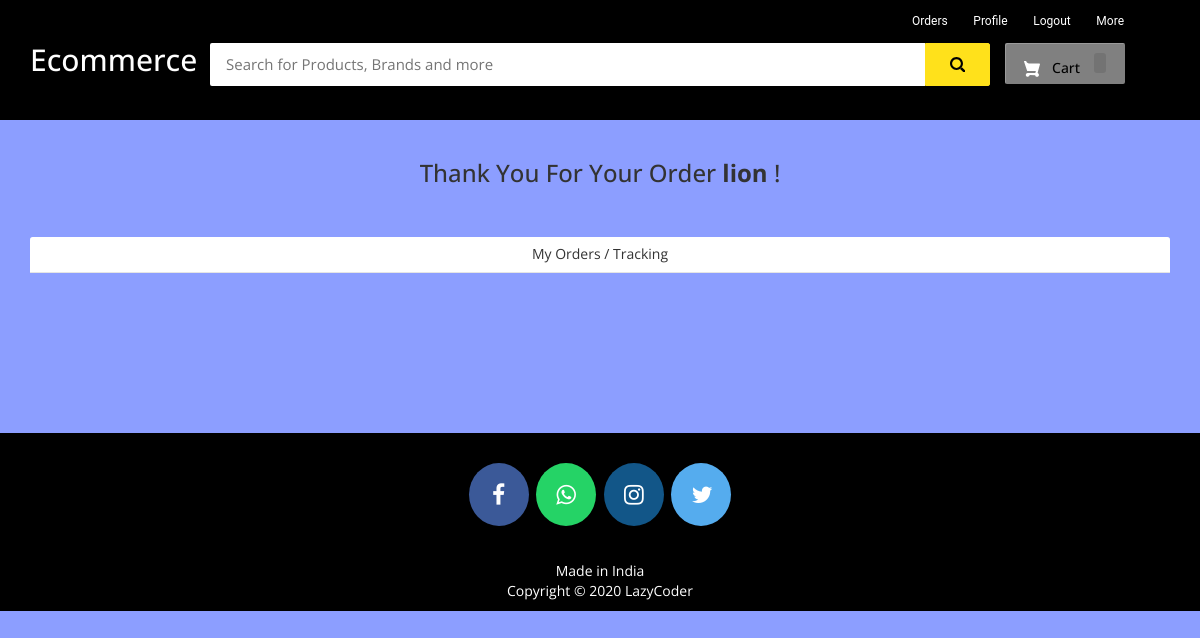
/my-order (signed in), run on an earlier commit of the app's database.
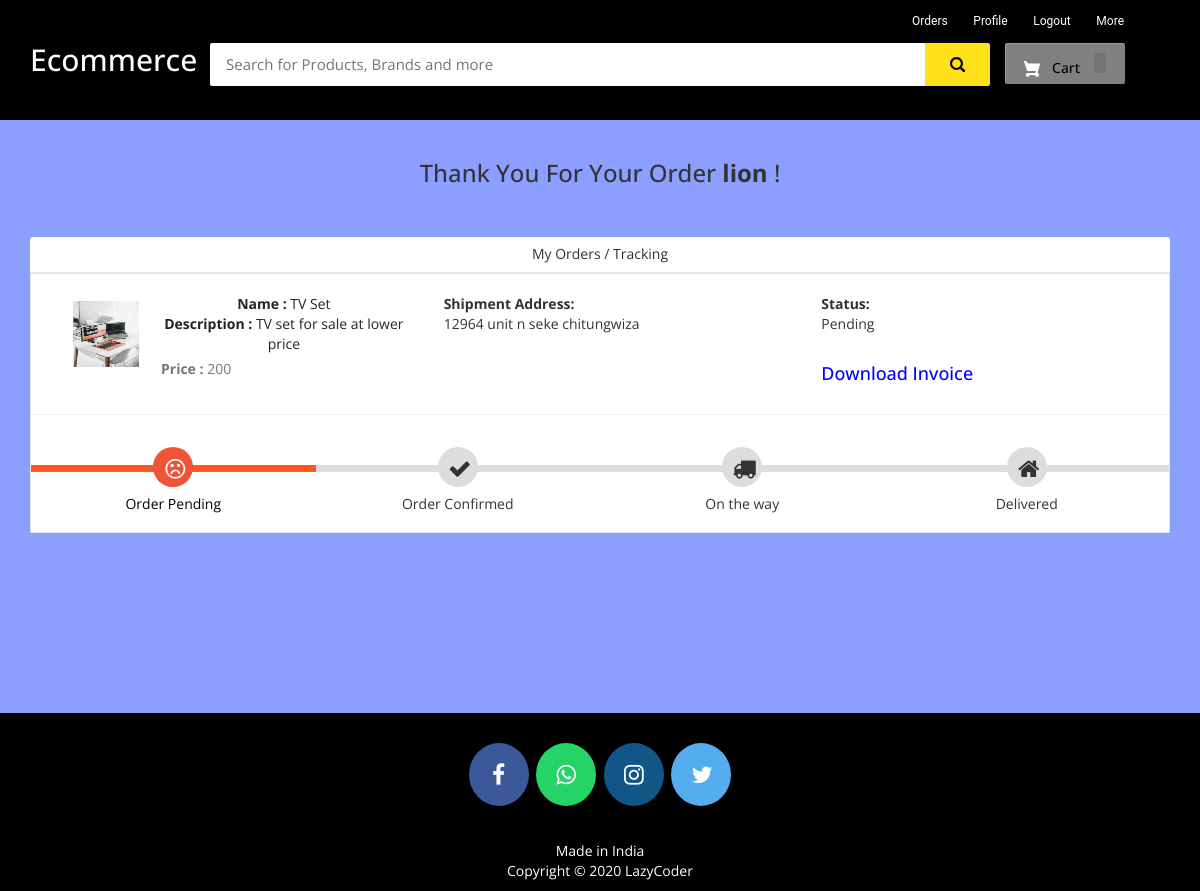
And on a later commit of the database.
### ecom/models.py (models this page shows, shortened)
class Product(models.Model):
    name=models.CharField(max_length=40)
    product_image= models.ImageField(upload_to='product_image/',null=True,blank=True)
    price = models.PositiveIntegerField()
    description=models.CharField(max_length=40)

class Orders(models.Model):
    STATUS =(
        ('Pending','Pending'),
        ('Order Confirmed','Order Confirmed'),
        ('Out for Delivery','Out for Delivery'),
        ('Delivered','Delivered'),
    )
    customer=models.ForeignKey('Customer', on_delete=models.CASCADE,null=True)
    product=models.ForeignKey('Product',on_delete=models.CASCADE,null=True)
    email = models.CharField(max_length=50,null=True)
    address = models.CharField(max_length=500,null=True)
    mobile = models.CharField(max_length=20,null=True)
    order_date= models.DateField(auto_now_add=True,null=True)
    status=models.CharField(max_length=50,null=True,choices=STATUS)

### ecom/views.py (the view)
# urls.py: path('my-order', views.my_order_view,name='my-order'),
@login_required(login_url='customerlogin')
@user_passes_test(is_customer)
def my_order_view(request):
    customer=models.Customer.objects.get(user_id=request.user.id)
    orders=models.Orders.objects.all().filter(customer_id = customer)
    ordered_products=[]
    for order in orders:
        ordered_product=models.Product.objects.all().filter(id=order.product.id)
        ordered_products.append(ordered_product)
    return render(request,'ecom/my_order.html',{'data':zip(ordered_products,orders)})

### ecom/views.py (called while the page is built)
def is_customer(user):
    return user.groups.filter(name='CUSTOMER').exists()

### templates/ecom/my_order.html (shortened to what this page needs)
{% extends 'ecom/customer_base.html' %}
{% load static %}
{% block content %}
<br>
<h3 style="text-align:center;">Thank You For Your Order  <strong>{{request.user}}</strong> !</h3> <br><br>
<div class="container">
    <header class="card-header" style="text-align:center;"> My Orders / Tracking </header>
    {% for products,order in data %}
    <article class="card">
        <div class="card-body">
            <ul class="row" style="margin-left:20px;margin-top:20px;">
                <li class="col-md-4">
                  <figure class="itemside mb-3">
                    {%for product in products%}
                      <div class="aside"><img src="{% static product.product_image.url %}" class="img-sm border"></div>
                      <figcaption class="info align-self-center">
                          <p class="title"><strong>Name : </strong>{{product.name}} <br> <strong>Description : </strong>{{product.description}}</p> <span class="text-muted"><strong>Price : </strong>{{product.price}} </span>
                      </figcaption>
                  </figure>
                </li>
                <li class="col-md-4">
                    <div class="col"> <strong>Shipment Address:</strong> <br> {{order.address}}</div>
                </li>
                <li class="col-md-4">
                    <div class="col"> <strong>Status:</strong> <br> {{order.status}} </div> <br>
                    <h4><a style="text-decoration:none; color:blue;" href="{% url 'download-invoice' order.id product.id  %}" >Download Invoice</a></h4>
                </li>
                {%endfor%}
            </ul>
            <hr>
            <div class="track">
                {%if order.status == 'Pending' %}
                <div class="step active"> <span class="icon"> <i style="padding-top:5px; padding-right:20px;" class="fa fa-frown-o"></i> </span> <span class="text">Order Pending</span> </div>
                <div class="step "> <span class="icon"> <i style="padding-top:5px; padding-right:20px;" class="fa fa-check"></i> </span> <span class="text"> Order Confirmed</span> </div>
                <div class="step "> <span class="icon"> <i style="padding-top:5px; padding-right:20px;" class="fa fa-truck"></i> </span> <span class="text"> On the way </span> </div>
                <div class="step "> <span class="icon"> <i style="padding-top:5px; padding-right:20px;" class="fa fa-home"></i> </span> <span class="text">Delivered</span> </div>
                {%endif%}
            </div>
        </div>
    </article><br>
    {%endfor%}
</div>
<br><br><br><br><br>
{% endblock content %}

### templates/ecom/customer_base.html (shortened to what this page needs)
<html>
{% load static %}
<head>
<link rel="stylesheet" href="https://maxcdn.bootstrapcdn.com/bootstrap/3.3.0/css/bootstrap.min.css">
<link rel="stylesheet" href="https://maxcdn.bootstrapcdn.com/font-awesome/4.7.0/css/font-awesome.min.css">
</head>
<body>
<div id="navbar">
    <div class="container">
        <div class="row row1">
            <ul class="largenav pull-right">
                <li class="upper-links"><a class="links" href="/my-order">Orders</a></li>
                <li class="upper-links"><a class="links" href="/my-profile">Profile</a></li>
                  <li class="upper-links"><a class="links" href="/logout">Logout</a></li>
                <li class="upper-links dropdown"><a class="links" href="">More</a>
                </li>
            </ul>
        </div>
        <div class="row row2">
            <div class="col-sm-2">
                <h2 style="margin:0px;"><a style="text-decoration:none; color:white;" href="/"><span class="largenav">Ecommerce </span></a></h2>
            </div>
            <div class="navbar-search smallsearch col-sm-8 col-xs-11">
              <form  action="/search" method="get">
                <div class="row"> <input class="navbar-input col-xs-11" type="search" placeholder="Search for Products, Brands and more" name="query" id="query">
                  <button class="navbar-button col-xs-1" type="submit">
                  </button>
                </div>
              </form>
            </div>
            <div class="cart1 largenav col-sm-2"> <a class="cart-button" href="/cart">  Cart <span class="item-number ">{{ product_count_in_cart }}</span> </a> </div>
        </div>
    </div>
</div>
{% block content %}
{% endblock content %}
<br><br><br>
<footer>
  <p>
    <a id="ftr" href="https://facebook.com/sumit.luv/" class="fa fa-facebook"></a>
    <a id="ftr" href="https://api.whatsapp.com/send?phone=919572181024&text=Hello%20Sumit.%0d%0aHow%20are%20you%20%3f%0d%0aI%20came%20from%20your%20website.&source=&data=#" class="fa fa-whatsapp"></a>
    <a id="ftr" href="https://instagram.com/sumit.luv" class="fa fa-instagram"></a>
    <a id="ftr" href="https://twitter.com/sumitkumar1503" class="fa fa-twitter"></a>
  </p>
  <br>
  <div class="container">
    <div class="row">
      <div class="col-md-12 col-sm-12">
        <div style="color:#ffffff;" class="wow fadeInUp footer-copyright">
          <p>Made in India <br>
            Copyright &copy; 2020 LazyCoder </p>
        </div>
      </div>
    </div>
  </div>
</footer>
</body>
</html>

### templates/ecom/customer_base.html (style rules this page uses)
body { background-color: #ebe0e0 }
#navbar { background-color: #000; color: black; }
.row1 { padding-top: 10px; padding-right: 50px }
.row2 { padding-bottom: 20px }
.navbar-input { padding: 11px 16px; border-radius: 2px 0 0 2px; border: 0 none; outline: 0 none; font-size: 15px }
.navbar-button { background-color: #ffe11b; border: 1px solid #ffe11b; border-radius: 0 2px 2px 0; color: #565656; padding: 10px 0; height: 43px; cursor: pointer }
.cart-button { background-color: #808080; box-shadow: 0 4px 4px 0 rgba(0, 0, 0, .23), inset 1px 1px 0 0 hsla(0, 0%, 100%, .2); padding: 10px 0; text-align: center; height: 41px; border-radius: 2px; font-weight: 500; width: 120px; display: inline-block; color: #FFFFFF; text-decoration: none; color: inherit; border: none; outline: none }
.cart-svg { display: inline-block; width: 16px; height: 16px; vertical-align: middle; margin-right: 8px }
.item-number { border-radius: 3px; background-color: rgba(0, 0, 0, .1); height: 20px; padding: 3px 6px; font-weight: 500; display: inline-block; color: #fff; line-height: 12px; margin-left: 10px }
.upper-links { display: inline-block; padding: 0 11px; line-height: 23px; font-family: 'Roboto', sans-serif; letter-spacing: 0; color: inherit; border: none; outline: none; font-size: 12px }
.dropdown { position: relative; display: inline-block; margin-bottom: 0px }
.links { color: #fff; text-decoration: none }
.largenav { display: none }
.smallsearch { margin-left: 15px; margin-top: 15px }
footer { padding: 0px 0px 0px 0px; background-color: black; margin: 0px; }
#ftr { padding: 20px; }
.fa { font-size: 23px; width: 60px; text-align: center; text-decoration: none; margin: 5px 2px; border-radius: 50%; }
.fa-facebook { background: #3B5998; color: white; margin-top: 30px; }
.fa-whatsapp { background: #25d366; color: white; }
.fa-twitter { background: #55ACEE; color: white; }
.fa-instagram { background: #125688; color: white; }
p { text-align: center; }
@media screen and (min-width: 768px) { .largenav { display: block } }
@media screen and (min-width: 768px) { .smallsearch { margin: 0px } }

### templates/ecom/my_order.html (style rules this page uses)
body { background-color: #8C9EFF; font-family: 'Open Sans', serif }
.container { margin-top: 0px; margin-bottom: 0px }
.card { position: relative; display: -webkit-box; display: -ms-flexbox; display: flex; -webkit-box-orient: vertical; -webkit-box-direction: normal; -ms-flex-direction: column; flex-direction: column; min-width: 0; word-wrap: break-word; background-color: #fff; background-clip: border-box; border: 1px solid rgba(0, 0, 0, 0.1); border-radius: 0.10rem }
.card-header:first-child { border-radius: calc(0.37rem - 1px) calc(0.37rem - 1px) 0 0 }
.card-header { padding: 0.75rem 1.25rem; margin-bottom: 0; background-color: #fff; border-bottom: 1px solid rgba(0, 0, 0, 0.1) }
.track { position: relative; background-color: #ddd; height: 7px; display: -webkit-box; display: -ms-flexbox; display: flex; margin-bottom: 60px; margin-top: 50px }
.track .step { -webkit-box-flex: 1; -ms-flex-positive: 1; flex-grow: 1; width: 25%; margin-top: -18px; text-align: center; position: relative }
.track .step.active:before { background: #FF5722 }
.track .step::before { height: 7px; position: absolute; content: ""; width: 100%; left: 0; top: 18px }
.track .step.active .icon { background: #ee5435; color: #fff }
.track .icon { display: inline-block; width: 40px; height: 40px; line-height: 40px; position: relative; border-radius: 100%; background: #ddd }
.track .step.active .text { font-weight: 400; color: #000 }
.track .text { display: block; margin-top: 7px }
.itemside { position: relative; display: -webkit-box; display: -ms-flexbox; display: flex; width: 100% }
.itemside .aside { position: relative; -ms-flex-negative: 0; flex-shrink: 0 }
.img-sm { width: 80px; height: 80px; padding: 7px }
ul.row, ul.row-sm { list-style: none; padding: 0 }
.itemside .info { padding-left: 15px; padding-right: 7px }
.itemside .title { display: block; margin-bottom: 5px; color: #212529 }
p { margin-top: 0; margin-bottom: 1rem }

What changed in the data, as far as the page shows it:
added Orders: address "12964 unit n seke chitungwiza", status "Pending", shows "Order Pending"
now on this page (row unchanged): Product: product_image (picture), name "TV Set", description "TV set for sale at lower price", price "200"
